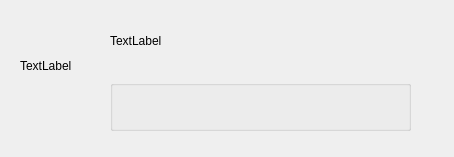
<?xml version="1.0" encoding="UTF-8"?>
<ui version="4.0">
 <class>Alert</class>
 <widget class="QDialog" name="Alert">
  <property name="geometry">
   <rect>
    <x>0</x>
    <y>0</y>
    <width>454</width>
    <height>157</height>
   </rect>
  </property>
  <property name="windowTitle">
   <string>Dialog</string>
  </property>
  <widget class="QLabel" name="lbl_text">
   <property name="geometry">
    <rect>
     <x>110</x>
     <y>20</y>
     <width>301</width>
     <height>41</height>
    </rect>
   </property>
   <property name="text">
    <string>TextLabel</string>
   </property>
  </widget>
  <widget class="QLabel" name="lbl_alert_icon">
   <property name="geometry">
    <rect>
     <x>20</x>
     <y>40</y>
     <width>62</width>
     <height>52</height>
    </rect>
   </property>
   <property name="text">
    <string>TextLabel</string>
   </property>
  </widget>
  <widget class="QGroupBox" name="gb_button">
   <property name="geometry">
    <rect>
     <x>110</x>
     <y>80</y>
     <width>301</width>
     <height>51</height>
    </rect>
   </property>
   <property name="title">
    <string/>
   </property>
  </widget>
 </widget>
 <resources/>
 <connections/>
</ui>
